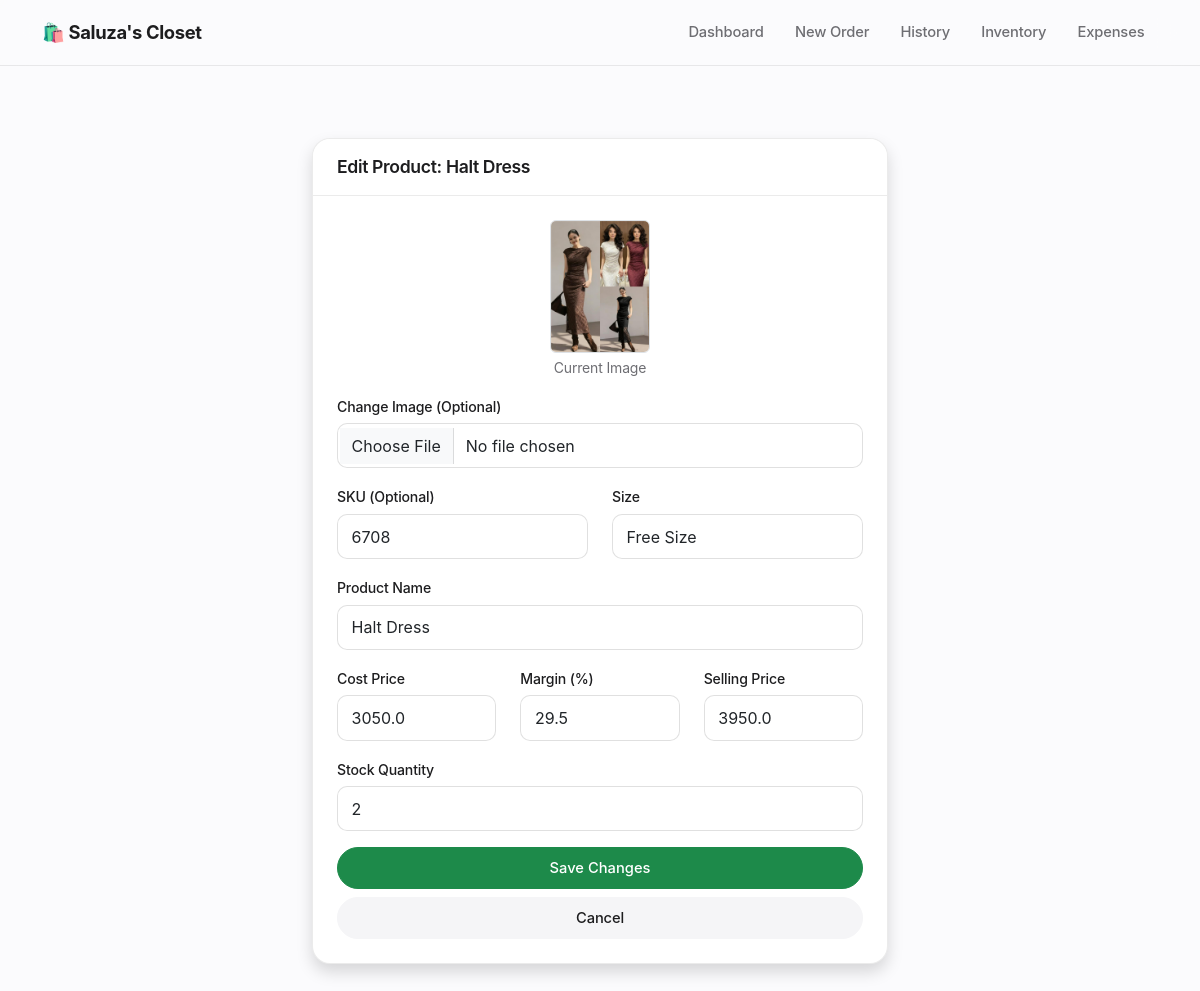
Screenshot of /edit_product/1 with the database file from the repository.
### app.py (models this page shows)
class Product(db.Model):
    id = db.Column(db.Integer, primary_key=True)
    sku = db.Column(db.String(50), unique=True, nullable=True)
    name = db.Column(db.String(100), nullable=False)
    size = db.Column(db.String(10), nullable=False)
    cost_price = db.Column(db.Float, default=0.0)
    price = db.Column(db.Float, nullable=False)
    stock = db.Column(db.Integer, default=0)
    image = db.Column(db.String(100), nullable=True)

### app.py (the view, shortened to what this page needs)
@app.route('/edit_product/<int:id>', methods=['GET', 'POST'])
def edit_product(id):
    product = Product.query.get_or_404(id)
    return render_template('edit_product.html', p=product)

### templates/edit_product.html (shortened to what this page needs)
{% extends "layout.html" %}
{% block content %}
<div class="container mt-4" style="max-width: 600px;">
    <div class="card shadow">
        <div class="card-header" style="color: var(--accent); font-weight: 600;">
            <h4 class="mb-0" style="font-size: 1.1rem;">Edit Product: {{ p.name }}</h4>
        </div>
        <div class="card-body">
            <form method="POST" enctype="multipart/form-data">
                <div class="text-center mb-3">
                    {% if p.image %}
                    <img src="{{ url_for('static', filename='uploads/' + p.image) }}" width="100" class="rounded border">
                    <p class="small text-muted mt-1">Current Image</p>
                    {% endif %}
                </div>
                <div class="mb-3">
                    <label class="form-label">Change Image (Optional)</label>
                    <input type="file" name="image" class="form-control">
                </div>
                <div class="row mb-3">
                    <div class="col">
                        <label class="form-label">SKU (Optional)</label>
                        <input type="text" name="sku" class="form-control" value="{{ p.sku if p.sku else '' }}">
                    </div>
                    <div class="col">
                        <label class="form-label">Size</label>
                        <input type="text" name="size" class="form-control" value="{{ p.size }}" required>
                    </div>
                </div>
                <div class="mb-3">
                    <label class="form-label">Product Name</label>
                    <input type="text" name="name" class="form-control" value="{{ p.name }}" required>
                </div>
                <div class="row mb-3">
                    <div class="col-4">
                        <label class="form-label">Cost Price</label>
                        <input type="number" name="cost_price" id="costPriceInput" class="form-control" step="0.01" value="{{ p.cost_price }}" required>
                    </div>
                    <div class="col-4">
                        <label class="form-label">Margin (%)</label>
                        <input type="number" id="profitMarginInput" class="form-control" placeholder="Margin %" step="0.1">
                    </div>
                    <div class="col-4">
                        <label class="form-label">Selling Price</label>
                        <input type="number" name="price" id="sellingPriceInput" class="form-control" step="0.01" value="{{ p.price }}" required>
                    </div>
                </div>
                <div class="mb-3">
                    <label class="form-label">Stock Quantity</label>
                    <input type="number" name="stock" class="form-control" value="{{ p.stock }}" required>
                </div>
                <div class="d-grid gap-2">
                    <button type="submit" class="btn btn-success">Save Changes</button>
                    <a href="/inventory" class="btn btn-secondary">Cancel</a>
                </div>
            </form>
        </div>
    </div>
</div>
{% endblock %}

### templates/layout.html (style rules this page uses)
:root { --accent: #0071e3; --accent-hover: #0077ed; --accent-active: #006edb; --accent-tint: rgba(0, 113, 227, 0.08); --bg: #fbfbfd; --surface: #ffffff; --surface-muted: #f5f5f7; --text: #1d1d1f; --text-secondary: #6e6e73; --text-tertiary: #86868b; --hairline: rgba(0, 0, 0, 0.08); --hairline-strong: rgba(0, 0, 0, 0.12); --success: #1d8a4a; --success-tint: rgba(29, 138, 74, 0.1); --warning: #b7791f; --warning-tint: rgba(183, 121, 31, 0.1); --danger: #d0342c; --danger-tint: rgba(208, 52, 44, 0.08); --info: #0071e3; --info-tint: rgba(0, 113, 227, 0.08); --radius-sm: 10px; --radius-md: 14px; --radius-lg: 18px; --radius-pill: 980px; --shadow-rest: 0 1px 2px rgba(0, 0, 0, 0.04), 0 2px 12px rgba(0, 0, 0, 0.04); --shadow-hover: 0 4px 10px rgba(0, 0, 0, 0.06), 0 10px 30px rgba(0, 0, 0, 0.07); --ease: cubic-bezier(0.28, 0.11, 0.32, 1); }
* { -webkit-font-smoothing: antialiased; -moz-osx-font-smoothing: grayscale; }
html { scroll-behavior: smooth; }
body { font-family: -apple-system, BlinkMacSystemFont, 'SF Pro Text', 'Inter', 'Segoe UI', Roboto, Helvetica, Arial, sans-serif; background-color: var(--bg); color: var(--text); letter-spacing: -0.01em; }
h1, h2, h3, h4, h5, h6 { font-weight: 600; letter-spacing: -0.02em; color: var(--text); }
a { color: var(--accent); }
small, .text-muted { color: var(--text-secondary) !important; }
.card { border: 1px solid var(--hairline); border-radius: var(--radius-lg); box-shadow: var(--shadow-rest); background: var(--surface); transition: box-shadow 0.35s var(--ease), transform 0.35s var(--ease), border-color 0.35s var(--ease); }
.card-header { background-color: var(--surface); border-bottom: 1px solid var(--hairline); font-weight: 600; padding: 1.1rem 1.5rem; border-radius: var(--radius-lg) var(--radius-lg) 0 0 !important; }
.card-body { padding: 1.5rem; }
.btn { border-radius: var(--radius-pill); font-weight: 500; font-size: 0.92rem; padding: 0.55rem 1.3rem; box-shadow: none; border-width: 1px; transition: background-color 0.25s var(--ease), border-color 0.25s var(--ease), color 0.25s var(--ease), transform 0.15s var(--ease), box-shadow 0.25s var(--ease); }
.btn-success { background-color: var(--success); border-color: var(--success); }
.btn-secondary { background-color: var(--surface-muted); border-color: var(--surface-muted); color: var(--text); }
.form-control, .form-select { border-radius: var(--radius-sm); border: 1px solid var(--hairline-strong); padding: 0.6rem 0.85rem; background-color: var(--surface); transition: border-color 0.25s var(--ease), box-shadow 0.25s var(--ease); }
.form-label { font-weight: 500; font-size: 0.88rem; color: var(--text); margin-bottom: 0.4rem; }

### rows the page displays
Product: name "Halt Dress", image (picture), sku "6708", size "Free Size", cost_price "3050.0", price "3950.0", stock "2"
